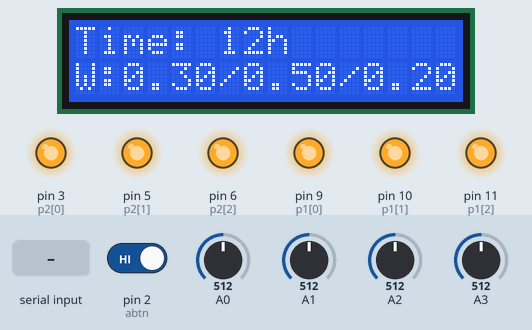
Simulated run of this sketch. Board: Arduino Uno, built with avr-gcc and run on an emulated ATmega328P. Shown: 16×2 character LCD, output pins drawn as LEDs (lit = HIGH). The test bench sets the inputs (shaded band); at power-on: A3 = 512, pin 2 (abtn) HIGH, A0 = 512, A1 = 512, A2 = 512. What the sketch prints to the serial monitor is not drawn.

Above: at 1.2 s.
1.3 s: A3 set to 306
At 10.9 s:
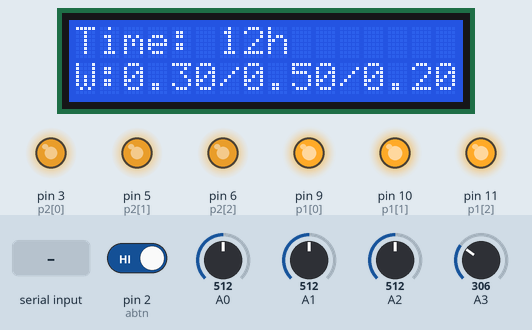
11.6 s: "5\n" received over Serial
At 20.9 s:
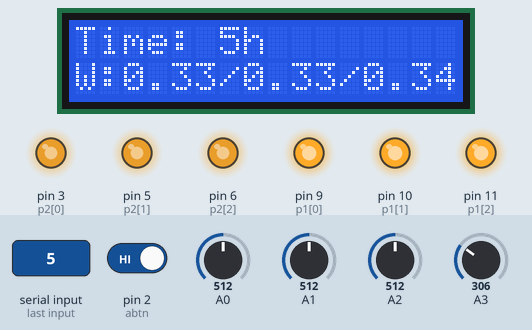
21.6 s: A3 set to 30
At 31.5 s:
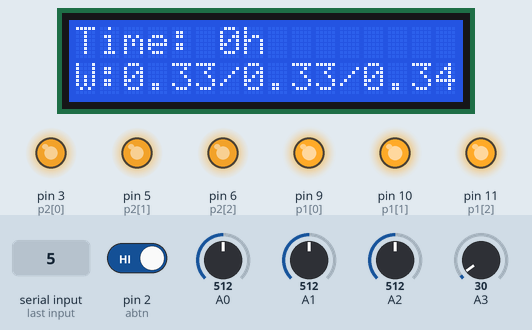
32.6 s: pin 2 (abtn) driven LOW
At 41.8 s:
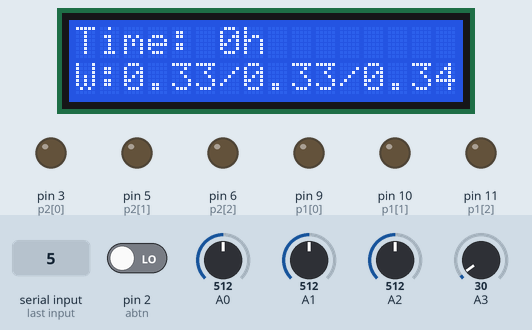
Timing chart, 0 to 43.3 s (numbered marks = the images above; inputs shaded):
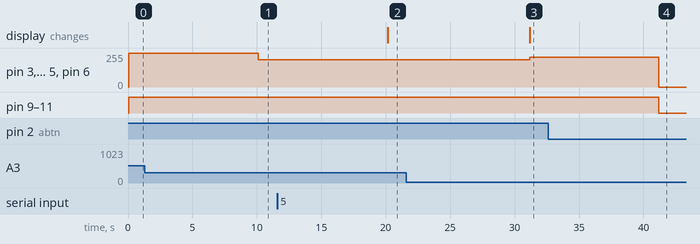

Measured:
- after the input at 1.3 s, pin 3 (p2[0]), pin 5 (p2[1]), pin 6 (p2[2]): 255/255 → 205/255 after 8.8 s
- after the input at 11.6 s, the display: changes after 8.6 s (image 2)
- after the input at 21.6 s, pin 3 (p2[0]), pin 5 (p2[1]), pin 6 (p2[2]): 205/255 → 225/255 after 9.6 s
- after the input at 32.6 s, pin 3 (p2[0]), pin 5 (p2[1]), pin 6 (p2[2]): 225/255 → 0/255 after 8.6 s; pin 9 (p1[0]), pin 10 (p1[1]), pin 11 (p1[2]): HIGH → LOW after 8.6 s

The sketch:

2_.ino
```cpp
#include <Wire.h>
#include <LiquidCrystal_I2C.h>

// LCD 설정
LiquidCrystal_I2C lcd(0x27, 16, 2);

// 조도센서 핀 설정
const int cmp[12] = {100, 200, 250, 300, 350, 370, 400, 430, 500, 600, 800};
const int bright[12] = {0, 25, 51, 76, 100, 120, 135, 160, 200, 255, 255, 255};  // 각 단계에 맞는 LED 밝기

int phsen[4] = {0,};  // A1, A2, A3, B 센서 값

// LED 핀 설정
const int p1[] = {9, 10, 11};  // 창가 조명 (P1)
const int p2[] = {3, 5, 6};  // 반사 조명 (P2)

// 버튼 설정
const int abtn = 2;   // 자동 조정 버튼 핀
bool Auto = true;  // 자동 조정 모드 상태
bool ledstate = false;  // 수동 모드 LED 상태

// 현재 시간 입력값 (0~23)
int hour = 12;

void setup() {
    Serial.begin(9600);
    pinMode(abtn, INPUT_PULLUP);

    // LED 핀 출력 설정
    for (int i = 0; i < 3; i++) {
        pinMode(p1[i], OUTPUT);
        pinMode(p2[i], OUTPUT);
    }

    // LCD 초기화
    lcd.init();  // LCD초기 설정
    lcd.backlight(); // LCD초기 설정

    Serial.println("시간을 입력(0~23): ");
}

void loop() {
    if (Serial.available()) {
        int inputHour = Serial.parseInt();
        if (inputHour >= 0 && inputHour < 24) {
            hour = inputHour;
            Serial.print("입력된 시간: ");
            Serial.println(hour);
        }
    }

    // 태양에 따른 밝기 가중치 설정
    float weightA1, weightA2, weightA3;

    if (hour >= 6 && hour < 12){ // 오전 A1 비중
        weightA1 = 0.5; weightA2 = 0.3; weightA3 = 0.2;
    }
    else if (hour >= 12 && hour < 15){   // 정오 A2 중심
        weightA1 = 0.3; weightA2 = 0.5; weightA3 = 0.2;
    }
    else if (hour >= 15 && hour < 18){
      // 오후 A3 중심
      weightA1 = 0.2; weightA2 = 0.3; weightA3 = 0.5;
    }

    else{// 야간: 비슷비슷
        weightA1 = 0.33; weightA2 = 0.33; weightA3 = 0.34;
    }

    // 버튼 상태
    bool autostate = digitalRead(abtn);

    // 자동 조정 버튼 눌림 상태 확인
    static bool lastauto = HIGH;
    if (autostate == LOW && lastauto == HIGH) {
        Auto = !Auto;  // 자동 조정 모드 전환
        delay(5);
    }
    lastauto = autostate;

    if (Auto) {
        // 조도센서 값 읽기
        phsen[0] = analogRead(A0);
        phsen[1] = analogRead(A1);
        phsen[2] = analogRead(A2);
        phsen[3] = analogRead(A3);  // 태양빛 반사 조도센서 (b)

        // 가중 평균 적용
        int weightA = (phsen[0] * weightA1) + (phsen[1] * weightA2) + (phsen[2] * weightA3);
        int B = phsen[3];

        Serial.print("Weighted A: ");
        Serial.println(weightA);
        Serial.print("B: ");
        Serial.println(B);

        // LED 밝기 조절 (창가)
        int brightness1 = 0;
        for (int i = 0; i < 12; i++) {
            if (weightA <= cmp[i]) {
                brightness1 = bright[i];
            }
        }

        // LED 밝기 조절 (햇빛)
        int brightness2 = brightness1 - B;

        // LED 출력
        for (int i = 0; i < 3; i++) {
            analogWrite(p1[i], brightness1);
            analogWrite(p2[i], brightness2);
        }

        //LCD설정
        lcd.setCursor(0, 0);
        lcd.print("Time: ");
        lcd.print(hour);  // 설정된 시간 표시
        lcd.print("h   ");

        lcd.setCursor(0, 1);
        lcd.print("W:");
        lcd.print(weightA1, 2);  // A1 가중치
        lcd.print("/");
        lcd.print(weightA2, 2);  // A2 가중치
        lcd.print("/");
        lcd.print(weightA3, 2);  // A3 가중치
        lcd.print("   ");
    }
    else {  // 수동 모드 전환
        int d = ledstate ? 255 : 0;
        for (int i = 0; i < 3; i++) {
            analogWrite(p1[i], d);
            analogWrite(p2[i], d);
        }
    }

    delay(10000);
}
```
